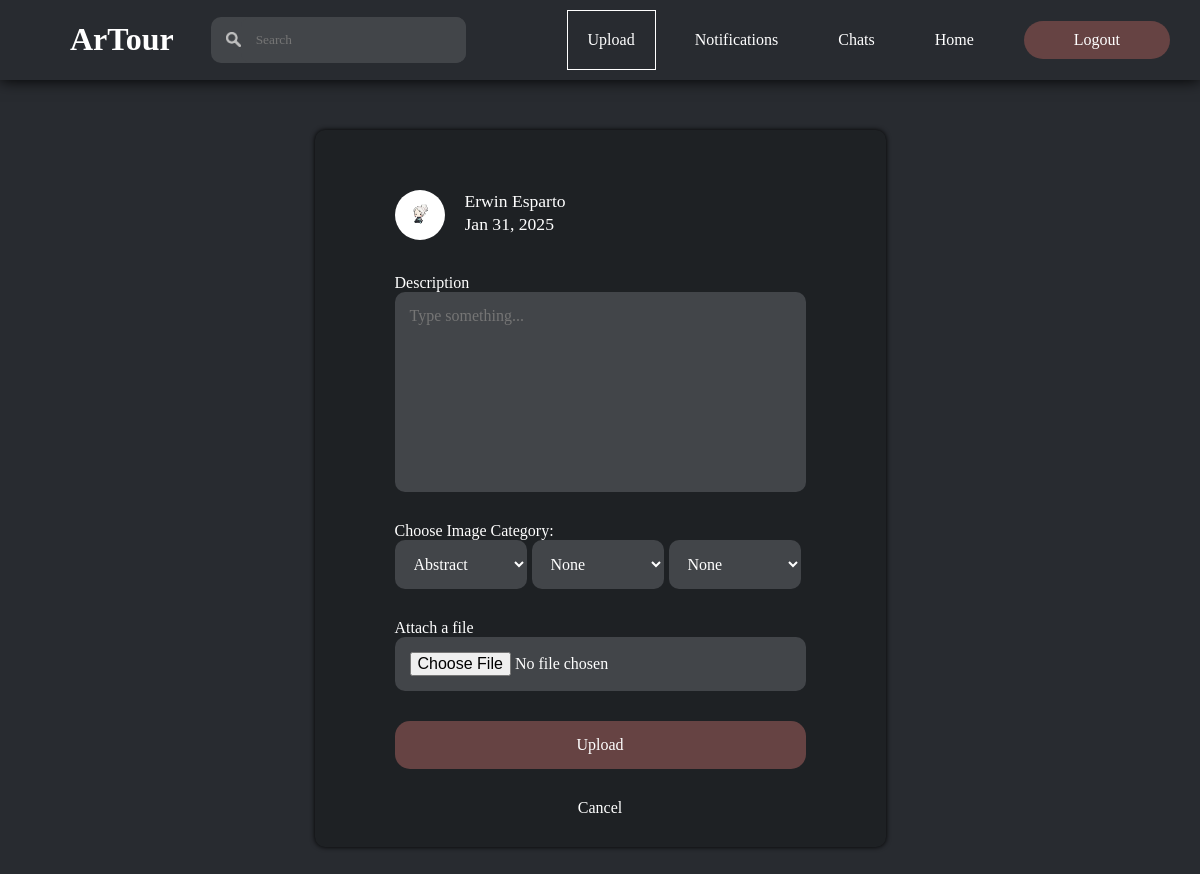
The page /html/uploadimage.php (signed in) on the database its author committed.
### tables this page shows
CREATE TABLE `users` (
  `profileId` int(11) NOT NULL,
  `profileType` int(11) NOT NULL,
  `profileName` varchar(255) NOT NULL,
  `profilePassword` varchar(255) NOT NULL,
  `profileDescription` varchar(255) NOT NULL,
  `profileAddress` varchar(255) NOT NULL,
  `profileEmail` varchar(255) NOT NULL,
  `profileNumber` varchar(11) NOT NULL,
  `profileFacebook` varchar(255) NOT NULL,
  `profileInstagram` varchar(255) NOT NULL,
  `profileX` varchar(255) NOT NULL,
  `profilePicture` varchar(255) NOT NULL,
  `dateCreated` date NOT NULL,
  `activeStatus` int(11) NOT NULL,
  `resetToken` varchar(64) DEFAULT NULL,
  `resetTokenExpire` datetime DEFAULT NULL,
  `verifyStatus` int(11) NOT NULL,
  `verifyToken` varchar(64) DEFAULT NULL,
  `verifyTokenExpire` varchar(64) DEFAULT NULL
);

### html/uploadimage.php (the view, shortened to what this page needs)
<!DOCTYPE html>
<html lang="en">
<head>
    <link rel="stylesheet" href="../css/uploadimage.css">
</head>
<body>
    <?php
        $DBHost = "localhost";
        $DBUser = "root";
        $DBPass = "";
        $DBName = "artourdb";
        $conn = mysqli_connect($DBHost, $DBUser, $DBPass, $DBName);
        $getUser = "SELECT * FROM users WHERE profileId='".$_SESSION['userId']."'";
        $result = mysqli_query($conn, $getUser);
        $account = mysqli_fetch_assoc($result);
    ?>
    <header>
        <div class="mainheader">
            <div class="logo">
                <h1><a href="home.php"> ArTour </a></h1>
            </div>
            <div class="search">
                <form action="search.php" method="POST">
                    <img src="../images/searchicon.png" alt="">
                    <input type="search" id="search" name="search" placeholder="Search">
                </form>
            </div>
            <div class="navigation">
                <nav class="sections">
                    <a class="active" href="#"> Upload </a>
                    <a href="notifications.php"> Notifications </a>
                    <a href="chats.php"> Chats </a>
                    <a href="home.php"> Home </a>
                    <a class="button" href="#divOne"> Logout </a>
                </nav>
            </div>
        </div>
    </header>
    <main>
        <section class="form">
            <form method="POST" enctype="multipart/form-data">
                <div class="column">
                    <div class="profile">
                        <a class="profileLink" href="profile.php"><img src="../profiles/<?php echo $account['profilePicture']; ?>"  alt=""> </a>
                        <div class="details">
                            <input type="text" id="name" name="name" value="<?php echo $account['profileName']; ?>" readonly>
                            <input type="text" id="date" name="date" value="<?php echo date('M j, Y'); ?>" readonly>
                        </div>
                    </div>
                    <label for="description">Description</label>
                    <textarea id="description" name="description" placeholder="Type something..."></textarea>
                    <label for="category"> Choose Image Category: </label>
                    <div class="selectCategories">
                        <select id="category1" name="category1">
                            <option value="Abstract">Abstract</option>
                        </select>
                        <select id="category2" name="category2">
                            <option value="None">None</option>
                        </select>
                        <select id="category3" name="category3">
                            <option value="None1">None</option>
                        </select>
                    </div>
                    <label for="image">Attach a file</label>
                    <input type="file" id="uploadimage" name="image" accept="image/*" placeholder="Address" required>
                    <input type="submit" name="submit" value="Upload">
                    <a class="return" href="home.php"> Cancel </a>
                </div>
            </form>
        </section>
    </main>
</body>
</html>

### css/uploadimage.css (style rules this page uses)
body { background-color: #282b30; background-size: cover; font-family: 'Century Gothic'; padding: 0; margin: 0; }
header { background-color: #282b30; display: flex; flex-direction: column; box-shadow: 0 0 15px black; width: 100%; position:sticky; top: 0; z-index: 99; }
.mainheader { display: flex; justify-content: space-between; align-items: center; }
.logo h1 { position:relative; left: 70px; }
.logo h1 a { text-decoration: none; color: white; }
.search { width: 20%; }
.search form { display: flex; align-items: center; flex-direction: row; background: #424549; border-radius: 10px; width: 100%; padding-left: 15px; }
.search form img { width: 15px; height: 15px; }
.search form input { background: #424549; padding: 15px; width: 100%; border: none; outline: none; box-sizing: border-box; font-family: "Century Gothic"; color: white; border-radius: 10px; }
.navigation { display: flex; flex-direction: row; }
nav { display: flex; align-items: center; }
nav a.active { box-shadow: 0 0 0 1px white; pointer-events: none; }
main { display: flex; justify-content: center; align-items: center; margin-top: 10px; }
.form form { display: flex; flex-direction: row; justify-content: space-evenly; align-items: center; margin: 20px; }
.column { display: flex; flex-direction: column; justify-content: center; padding: 30px 80px; margin: 20px; height: 100%; background-color: #1e2124; color: white; box-shadow: 0px 0px 5px black; border-radius: 10px; width: 100%; }
.profile { display: flex; flex-direction: row; padding: 30px 0 30px 0; }
.profile input { border: none; outline: none; box-sizing: border-box; font-family: "Century Gothic"; font-size: 1.1em; padding-left: 20px; color: white; background-color: transparent; }
.profile img { width: 50px; height: 50px; border-radius: 50px; }
.details { display: flex; flex-direction: column; }
.form form input#description, .form form input#uploadimage, .form form input[type="submit"], .form form textarea, .form form select { background: #424549; padding: 15px; margin-bottom: 30px; width: 100%; border: none; outline: none; box-sizing: border-box; font-family: "Century Gothic"; font-size: 1em; color: white; border-radius: 10px; }
.form textarea { height: 200px; resize: none; }
.return { text-align: center; }
a.profileLink { margin: 0; padding: 0; }
.selectCategories { display: flex; flex-direction: row; }
.selectCategories select { margin-right: 5px; }

### rows shown on the page
users: profilePicture (picture), name "Erwin Esparto"
